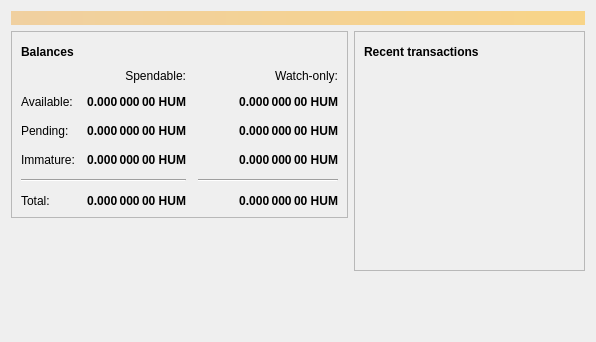
<?xml version="1.0" encoding="UTF-8"?>
<ui version="4.0">
 <class>OverviewPage</class>
 <widget class="QWidget" name="OverviewPage">
  <property name="geometry">
   <rect>
    <x>0</x>
    <y>0</y>
    <width>596</width>
    <height>342</height>
   </rect>
  </property>
  <property name="windowTitle">
   <string>Form</string>
  </property>
  <layout class="QVBoxLayout" name="topLayout">
   <item>
    <widget class="QLabel" name="labelAlerts">
     <property name="visible">
      <bool>false</bool>
     </property>
     <property name="styleSheet">
      <string notr="true">QLabel { background-color: qlineargradient(x1: 0, y1: 0, x2: 1, y2: 0, stop:0 #F0D0A0, stop:1 #F8D488); color:#000000; }</string>
     </property>
     <property name="wordWrap">
      <bool>true</bool>
     </property>
     <property name="margin">
      <number>3</number>
     </property>
     <property name="textInteractionFlags">
      <set>Qt::TextSelectableByMouse</set>
     </property>
    </widget>
   </item>
   <item>
    <layout class="QHBoxLayout" name="horizontalLayout" stretch="1,1">
     <item>
      <layout class="QVBoxLayout" name="verticalLayout_2">
       <item>
        <widget class="QFrame" name="frame">
         <property name="frameShape">
          <enum>QFrame::StyledPanel</enum>
         </property>
         <property name="frameShadow">
          <enum>QFrame::Raised</enum>
         </property>
         <layout class="QVBoxLayout" name="verticalLayout_4">
          <item>
           <layout class="QHBoxLayout" name="horizontalLayout_4">
            <item>
             <widget class="QLabel" name="label_5">
              <property name="font">
               <font>
                <weight>75</weight>
                <bold>true</bold>
               </font>
              </property>
              <property name="text">
               <string>Balances</string>
              </property>
             </widget>
            </item>
            <item>
             <widget class="QPushButton" name="labelWalletStatus">
              <property name="enabled">
               <bool>true</bool>
              </property>
              <property name="maximumSize">
               <size>
                <width>30</width>
                <height>16777215</height>
               </size>
              </property>
              <property name="toolTip">
               <string>The displayed information may be out of date. Your wallet automatically synchronizes with the Humanscoin network after a connection is established, but this process has not completed yet.</string>
              </property>
              <property name="text">
               <string/>
              </property>
              <property name="icon">
               <iconset resource="../bitcoin.qrc">
                <normaloff>:/icons/warning</normaloff>
                <disabledoff>:/icons/warning</disabledoff>:/icons/warning</iconset>
              </property>
              <property name="iconSize">
               <size>
                <width>24</width>
                <height>24</height>
               </size>
              </property>
              <property name="flat">
               <bool>true</bool>
              </property>
             </widget>
            </item>
            <item>
             <spacer name="horizontalSpacer_3">
              <property name="orientation">
               <enum>Qt::Horizontal</enum>
              </property>
              <property name="sizeHint" stdset="0">
               <size>
                <width>40</width>
                <height>20</height>
               </size>
              </property>
             </spacer>
            </item>
           </layout>
          </item>
          <item>
           <layout class="QGridLayout" name="gridLayout">
            <property name="spacing">
             <number>12</number>
            </property>
            <item row="2" column="2">
             <widget class="QLabel" name="labelWatchPending">
              <property name="font">
               <font>
                <weight>75</weight>
                <bold>true</bold>
               </font>
              </property>
              <property name="cursor">
               <cursorShape>IBeamCursor</cursorShape>
              </property>
              <property name="toolTip">
               <string>Unconfirmed transactions to watch-only addresses</string>
              </property>
              <property name="text">
               <string notr="true">0.000 000 00 HUM</string>
              </property>
              <property name="alignment">
               <set>Qt::AlignRight|Qt::AlignTrailing|Qt::AlignVCenter</set>
              </property>
              <property name="textInteractionFlags">
               <set>Qt::LinksAccessibleByMouse|Qt::TextSelectableByKeyboard|Qt::TextSelectableByMouse</set>
              </property>
             </widget>
            </item>
            <item row="2" column="1">
             <widget class="QLabel" name="labelUnconfirmed">
              <property name="font">
               <font>
                <weight>75</weight>
                <bold>true</bold>
               </font>
              </property>
              <property name="cursor">
               <cursorShape>IBeamCursor</cursorShape>
              </property>
              <property name="toolTip">
               <string>Total of transactions that have yet to be confirmed, and do not yet count toward the spendable balance</string>
              </property>
              <property name="text">
               <string notr="true">0.000 000 00 HUM</string>
              </property>
              <property name="alignment">
               <set>Qt::AlignRight|Qt::AlignTrailing|Qt::AlignVCenter</set>
              </property>
              <property name="textInteractionFlags">
               <set>Qt::LinksAccessibleByMouse|Qt::TextSelectableByKeyboard|Qt::TextSelectableByMouse</set>
              </property>
             </widget>
            </item>
            <item row="3" column="2">
             <widget class="QLabel" name="labelWatchImmature">
              <property name="font">
               <font>
                <weight>75</weight>
                <bold>true</bold>
               </font>
              </property>
              <property name="cursor">
               <cursorShape>IBeamCursor</cursorShape>
              </property>
              <property name="toolTip">
               <string>Mined balance in watch-only addresses that has not yet matured</string>
              </property>
              <property name="text">
               <string notr="true">0.000 000 00 HUM</string>
              </property>
              <property name="alignment">
               <set>Qt::AlignRight|Qt::AlignTrailing|Qt::AlignVCenter</set>
              </property>
              <property name="textInteractionFlags">
               <set>Qt::LinksAccessibleByMouse|Qt::TextSelectableByKeyboard|Qt::TextSelectableByMouse</set>
              </property>
             </widget>
            </item>
            <item row="4" column="0" colspan="2">
             <widget class="Line" name="line">
              <property name="orientation">
               <enum>Qt::Horizontal</enum>
              </property>
             </widget>
            </item>
            <item row="4" column="2">
             <widget class="Line" name="lineWatchBalance">
              <property name="sizePolicy">
               <sizepolicy hsizetype="Preferred" vsizetype="Fixed">
                <horstretch>0</horstretch>
                <verstretch>0</verstretch>
               </sizepolicy>
              </property>
              <property name="minimumSize">
               <size>
                <width>140</width>
                <height>0</height>
               </size>
              </property>
              <property name="orientation">
               <enum>Qt::Horizontal</enum>
              </property>
             </widget>
            </item>
            <item row="5" column="0">
             <widget class="QLabel" name="labelTotalText">
              <property name="text">
               <string>Total:</string>
              </property>
             </widget>
            </item>
            <item row="3" column="1">
             <widget class="QLabel" name="labelImmature">
              <property name="font">
               <font>
                <weight>75</weight>
                <bold>true</bold>
               </font>
              </property>
              <property name="cursor">
               <cursorShape>IBeamCursor</cursorShape>
              </property>
              <property name="toolTip">
               <string>Mined balance that has not yet matured</string>
              </property>
              <property name="text">
               <string notr="true">0.000 000 00 HUM</string>
              </property>
              <property name="alignment">
               <set>Qt::AlignRight|Qt::AlignTrailing|Qt::AlignVCenter</set>
              </property>
              <property name="textInteractionFlags">
               <set>Qt::LinksAccessibleByMouse|Qt::TextSelectableByKeyboard|Qt::TextSelectableByMouse</set>
              </property>
             </widget>
            </item>
            <item row="2" column="3">
             <spacer name="horizontalSpacer_2">
              <property name="orientation">
               <enum>Qt::Horizontal</enum>
              </property>
              <property name="sizeHint" stdset="0">
               <size>
                <width>40</width>
                <height>20</height>
               </size>
              </property>
             </spacer>
            </item>
            <item row="3" column="0">
             <widget class="QLabel" name="labelImmatureText">
              <property name="text">
               <string>Immature:</string>
              </property>
             </widget>
            </item>
            <item row="5" column="1">
             <widget class="QLabel" name="labelTotal">
              <property name="font">
               <font>
                <weight>75</weight>
                <bold>true</bold>
               </font>
              </property>
              <property name="cursor">
               <cursorShape>IBeamCursor</cursorShape>
              </property>
              <property name="toolTip">
               <string>Your current total balance</string>
              </property>
              <property name="text">
               <string notr="true">0.000 000 00 HUM</string>
              </property>
              <property name="alignment">
               <set>Qt::AlignRight|Qt::AlignTrailing|Qt::AlignVCenter</set>
              </property>
              <property name="textInteractionFlags">
               <set>Qt::LinksAccessibleByMouse|Qt::TextSelectableByKeyboard|Qt::TextSelectableByMouse</set>
              </property>
             </widget>
            </item>
            <item row="5" column="2">
             <widget class="QLabel" name="labelWatchTotal">
              <property name="font">
               <font>
                <weight>75</weight>
                <bold>true</bold>
               </font>
              </property>
              <property name="cursor">
               <cursorShape>IBeamCursor</cursorShape>
              </property>
              <property name="toolTip">
               <string>Current total balance in watch-only addresses</string>
              </property>
              <property name="text">
               <string notr="true">0.000 000 00 HUM</string>
              </property>
              <property name="alignment">
               <set>Qt::AlignRight|Qt::AlignTrailing|Qt::AlignVCenter</set>
              </property>
              <property name="textInteractionFlags">
               <set>Qt::LinksAccessibleByMouse|Qt::TextSelectableByKeyboard|Qt::TextSelectableByMouse</set>
              </property>
             </widget>
            </item>
            <item row="0" column="2">
             <widget class="QLabel" name="labelWatchonly">
              <property name="text">
               <string>Watch-only:</string>
              </property>
              <property name="alignment">
               <set>Qt::AlignRight|Qt::AlignTrailing|Qt::AlignVCenter</set>
              </property>
             </widget>
            </item>
            <item row="1" column="0">
             <widget class="QLabel" name="labelBalanceText">
              <property name="text">
               <string>Available:</string>
              </property>
             </widget>
            </item>
            <item row="1" column="1">
             <widget class="QLabel" name="labelBalance">
              <property name="font">
               <font>
                <weight>75</weight>
                <bold>true</bold>
               </font>
              </property>
              <property name="cursor">
               <cursorShape>IBeamCursor</cursorShape>
              </property>
              <property name="toolTip">
               <string>Your current spendable balance</string>
              </property>
              <property name="text">
               <string notr="true">0.000 000 00 HUM</string>
              </property>
              <property name="alignment">
               <set>Qt::AlignRight|Qt::AlignTrailing|Qt::AlignVCenter</set>
              </property>
              <property name="textInteractionFlags">
               <set>Qt::LinksAccessibleByMouse|Qt::TextSelectableByKeyboard|Qt::TextSelectableByMouse</set>
              </property>
             </widget>
            </item>
            <item row="1" column="2">
             <widget class="QLabel" name="labelWatchAvailable">
              <property name="font">
               <font>
                <weight>75</weight>
                <bold>true</bold>
               </font>
              </property>
              <property name="cursor">
               <cursorShape>IBeamCursor</cursorShape>
              </property>
              <property name="toolTip">
               <string>Your current balance in watch-only addresses</string>
              </property>
              <property name="text">
               <string notr="true">0.000 000 00 HUM</string>
              </property>
              <property name="alignment">
               <set>Qt::AlignRight|Qt::AlignTrailing|Qt::AlignVCenter</set>
              </property>
              <property name="textInteractionFlags">
               <set>Qt::LinksAccessibleByMouse|Qt::TextSelectableByKeyboard|Qt::TextSelectableByMouse</set>
              </property>
             </widget>
            </item>
            <item row="2" column="0">
             <widget class="QLabel" name="labelPendingText">
              <property name="text">
               <string>Pending:</string>
              </property>
             </widget>
            </item>
            <item row="0" column="1">
             <widget class="QLabel" name="labelSpendable">
              <property name="text">
               <string>Spendable:</string>
              </property>
              <property name="alignment">
               <set>Qt::AlignRight|Qt::AlignTrailing|Qt::AlignVCenter</set>
              </property>
             </widget>
            </item>
           </layout>
          </item>
         </layout>
        </widget>
       </item>
       <item>
        <spacer name="verticalSpacer">
         <property name="orientation">
          <enum>Qt::Vertical</enum>
         </property>
         <property name="sizeHint" stdset="0">
          <size>
           <width>20</width>
           <height>40</height>
          </size>
         </property>
        </spacer>
       </item>
      </layout>
     </item>
     <item>
      <layout class="QVBoxLayout" name="verticalLayout_3">
       <item>
        <widget class="QFrame" name="frame_2">
         <property name="frameShape">
          <enum>QFrame::StyledPanel</enum>
         </property>
         <property name="frameShadow">
          <enum>QFrame::Raised</enum>
         </property>
         <layout class="QVBoxLayout" name="verticalLayout">
          <item>
           <layout class="QHBoxLayout" name="horizontalLayout_2">
            <item>
             <widget class="QLabel" name="label_4">
              <property name="font">
               <font>
                <weight>75</weight>
                <bold>true</bold>
               </font>
              </property>
              <property name="text">
               <string>Recent transactions</string>
              </property>
             </widget>
            </item>
            <item>
             <widget class="QPushButton" name="labelTransactionsStatus">
              <property name="enabled">
               <bool>true</bool>
              </property>
              <property name="maximumSize">
               <size>
                <width>30</width>
                <height>16777215</height>
               </size>
              </property>
              <property name="toolTip">
               <string>The displayed information may be out of date. Your wallet automatically synchronizes with the Humanscoin network after a connection is established, but this process has not completed yet.</string>
              </property>
              <property name="text">
               <string/>
              </property>
              <property name="icon">
               <iconset resource="../bitcoin.qrc">
                <normaloff>:/icons/warning</normaloff>
                <disabledoff>:/icons/warning</disabledoff>:/icons/warning</iconset>
              </property>
              <property name="iconSize">
               <size>
                <width>24</width>
                <height>24</height>
               </size>
              </property>
              <property name="flat">
               <bool>true</bool>
              </property>
             </widget>
            </item>
            <item>
             <spacer name="horizontalSpacer">
              <property name="orientation">
               <enum>Qt::Horizontal</enum>
              </property>
              <property name="sizeHint" stdset="0">
               <size>
                <width>40</width>
                <height>20</height>
               </size>
              </property>
             </spacer>
            </item>
           </layout>
          </item>
          <item>
           <widget class="QListView" name="listTransactions">
            <property name="styleSheet">
             <string notr="true">QListView { background: transparent; }</string>
            </property>
            <property name="frameShape">
             <enum>QFrame::NoFrame</enum>
            </property>
            <property name="verticalScrollBarPolicy">
             <enum>Qt::ScrollBarAlwaysOff</enum>
            </property>
            <property name="horizontalScrollBarPolicy">
             <enum>Qt::ScrollBarAlwaysOff</enum>
            </property>
            <property name="selectionMode">
             <enum>QAbstractItemView::NoSelection</enum>
            </property>
           </widget>
          </item>
         </layout>
        </widget>
       </item>
       <item>
        <spacer name="verticalSpacer_2">
         <property name="orientation">
          <enum>Qt::Vertical</enum>
         </property>
         <property name="sizeHint" stdset="0">
          <size>
           <width>20</width>
           <height>40</height>
          </size>
         </property>
        </spacer>
       </item>
      </layout>
     </item>
    </layout>
   </item>
  </layout>
 </widget>
 <resources/>
 <connections/>
</ui>
